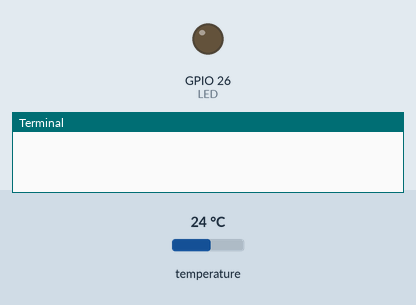
Simulated run of this program. Board: Raspberry Pi (BCM pin numbers). Shown: output pins drawn as LEDs (lit = HIGH), the last lines printed to the terminal. Dashed ring = blinking. The test bench sets the inputs (shaded band); at power-on: temperature 24 °C.

Above: at 1.2 s.
1.3 s: temperature set to 25.4 °C
3.9 s: temperature set to 26.4 °C
At 5.3 s:
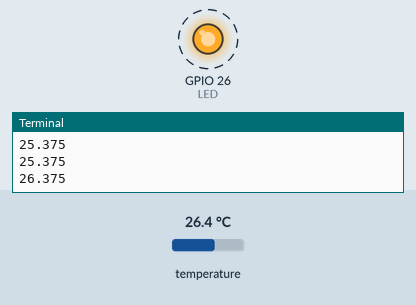
Timing chart, 0 to 13.4 s (numbered marks = the images above; inputs shaded):
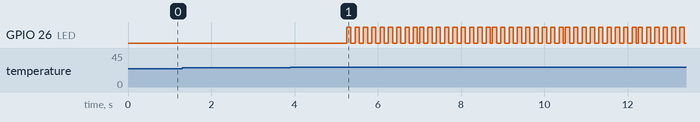

Measured:
- the behaviour switches between 26 and 26.1 °C on temperature (found by bisection; images 0 and 1)
- after the input at 3.9 s, GPIO 26 (LED): alternates HIGH for 0.10 s and LOW for 0.10 s, starting after 1.4 s

The program:

tempLED.py
```python
import RPi.GPIO as GPIO
import time
LED=26
GPIO.setmode(GPIO.BCM)
GPIO.setup(LED,GPIO.OUT)

#GPIO.output(LED,GPIO.LOW)
pwm=GPIO.PWM(LED,5)
pwm.start(0)
try:
  while True:
    time.sleep(1)
    f=open('/sys/bus/w1/devices/28-0000096579d5/w1_slave','r')
    lines=f.readlines()
    #print(lines[0][-4:]+'test')
    if(lines[0][-4:-1]=="YES"):
      #print("readT")
      pos=lines[1].find('t=')
      t=int(lines[1][pos+2:])/1000
      print(t)
      if t>26:
        pwm.ChangeDutyCycle(50)
      else:
        pwm.ChangeDutyCycle(0)
    f.close()

except KeyboardInterrupt:
  pwm.stop()
  GPIO.cleanup()
```
